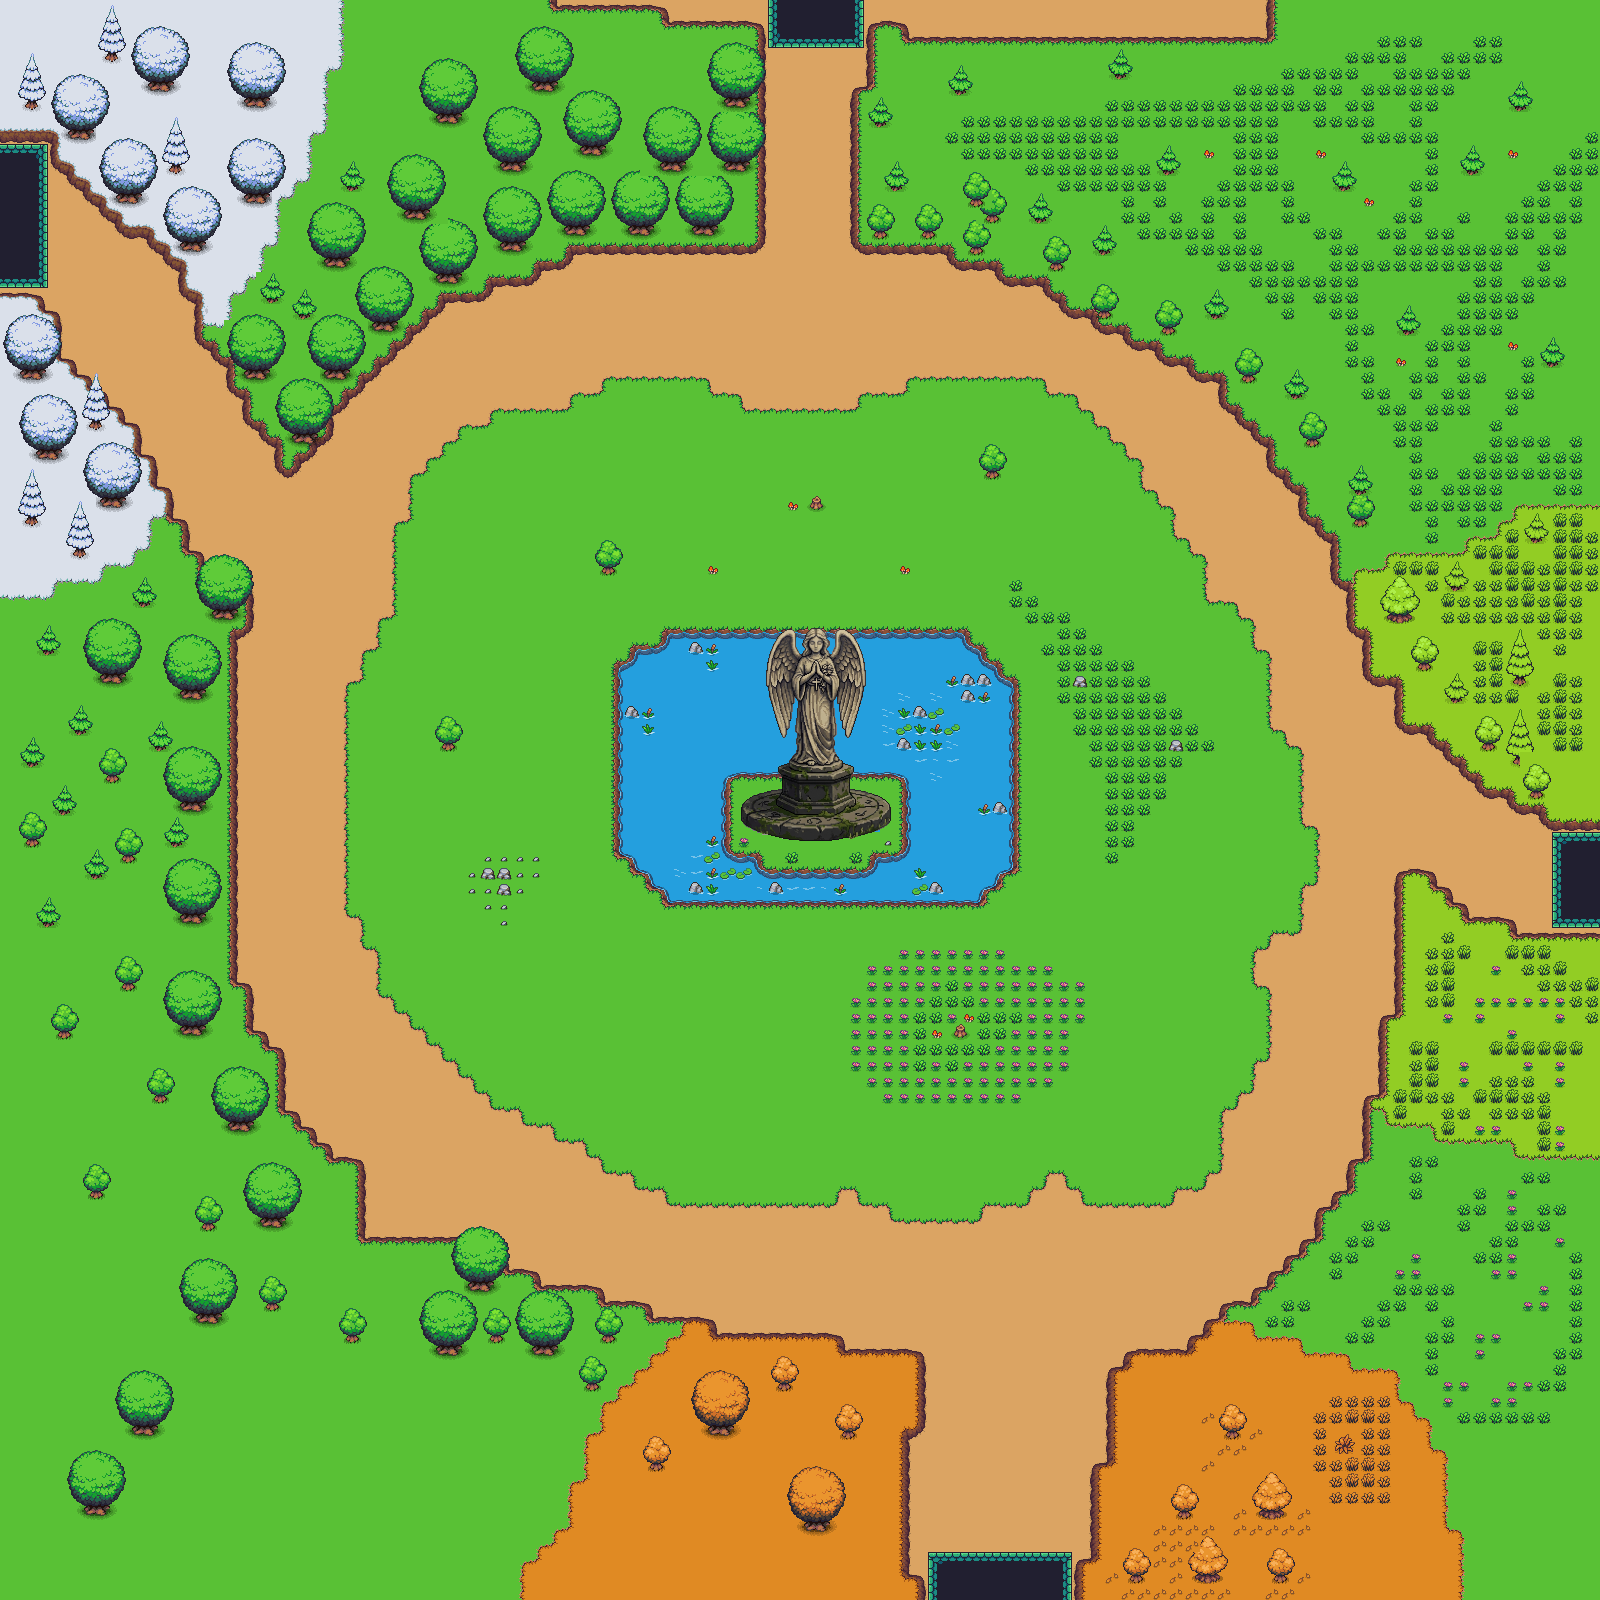

Rendered tile map (Tiled .tmx) drawn with the repository's tilesets; below, a short description and the map source with its tile grids summarised:
An orthogonal 100x100 tile map with 16x16 px tiles, 3 tile layers (Path, Background, Foreground), 10 tilesets and 153 objects (11x Up_Right, 10x DropOff, 7x Down_Right, 4x ZoneSpot, 4x Portal, ...).

<map version="1.10" tiledversion="1.11.2" orientation="orthogonal" renderorder="right-down" width="100" height="100" tilewidth="16" tileheight="16" infinite="0" nextlayerid="7" nextobjectid="238">
 <tileset firstgid="1" source="survivor_test.tsx" />
 <tileset firstgid="243" source="forrest.tsx" />
 <tileset firstgid="507" source="enemy.tsx" />
 <tileset firstgid="508" source="Summer_Tiles.tsx" />
 <tileset firstgid="1060" source="Summer_Trees.tsx" />
 <tileset firstgid="1170" source="Fall_Tiles.tsx" />
 <tileset firstgid="1722" source="Fall_Trees.tsx" />
 <tileset firstgid="1832" source="Winter_Tiles.tsx" />
 <tileset firstgid="2384" source="Winter_Trees.tsx" />
 <tileset firstgid="2564" source="Statue.tsx" />
 <layer id="5" name="Path" width="100" height="100">
  <data>[10000 cells, 10000 non-empty, 2 distinct tile ids]</data>
 </layer>
 <layer id="1" name="Background" width="100" height="100">
  <data>[10000 cells, 8160 non-empty, 90 distinct tile ids]</data>
 </layer>
 <layer id="4" name="Foreground" width="100" height="100">
  <data>[10000 cells, 2455 non-empty, 301 distinct tile ids]</data>
 </layer>
 <objectgroup id="6" name="Statue">
  <object id="220" type="DropOff" x="656" y="896" width="336" height="16" />
  <object id="221" type="DropOff" x="992" y="880" width="16" height="16" />
  <object id="222" type="DropOff" x="1008" y="672" width="16" height="208" />
  <object id="223" type="DropOff" x="992" y="656" width="16" height="16" />
  <object id="224" type="DropOff" x="976" y="640" width="16" height="16" />
  <object id="225" type="DropOff" x="656" y="624" width="320" height="16" />
  <object id="226" type="DropOff" x="624" y="640" width="32" height="16" />
  <object id="227" type="DropOff" x="608" y="656" width="16" height="208" />
  <object id="228" type="DropOff" x="624" y="864" width="16" height="16" />
  <object id="229" type="DropOff" x="640" y="880" width="16" height="16" />
  <object id="232" type="Gift" x="944" y="1008" />
  <object id="234" type="ZoneSpot" x="1184" y="736">
   <point />
  </object>
  <object id="235" type="ZoneSpot" x="816" y="448">
   <point />
  </object>
  <object id="236" type="ZoneSpot" x="416" y="752">
   <point />
  </object>
  <object id="237" type="ZoneSpot" x="848" y="1104">
   <point />
  </object>
 </objectgroup>
 <objectgroup id="2" name="Collisions">
  <object id="65" type="Right" x="624" y="672" width="16" height="176" />
  <object id="68" type="Down_Right" x="976" y="864" width="16" height="16" />
  <object id="69" type="Up_Right" x="960" y="656" width="16" height="16" />
  <object id="70" type="Up_Right" x="976" y="672" width="16" height="16" />
  <object id="71" type="Down_Right" x="640" y="656" width="32" height="16" />
  <object id="72" type="Up_Right" x="656" y="864" width="16" height="16" />
  <object id="73" type="Up_Right" x="640" y="848" width="16" height="16" />
  <object id="74" type="Top_Right" x="864" y="96" width="96" height="144" />
  <object id="76" type="Top_Right" x="960" y="240" width="48" height="16" />
  <object id="77" x="1008" y="256" width="48" height="16" />
  <object id="78" x="1056" y="272" width="32" height="16" />
  <object id="79" x="1072" y="288" width="48" height="16" />
  <object id="80" x="1104" y="304" width="48" height="16" />
  <object id="81" x="1136" y="320" width="48" height="16" />
  <object id="82" x="1168" y="336" width="48" height="16" />
  <object id="83" x="1200" y="352" width="32" height="16" />
  <object id="84" x="1232" y="368" width="16" height="32" />
  <object id="85" x="1248" y="400" width="16" height="16" />
  <object id="87" x="1264" y="416" width="16" height="16" />
  <object id="88" x="1280" y="432" width="16" height="32" />
  <object id="89" x="1296" y="464" width="16" height="16" />
  <object id="90" x="1312" y="480" width="16" height="32" />
  <object id="91" x="1328" y="512" width="16" height="16" />
  <object id="92" x="1344" y="528" width="16" height="48" />
  <object id="93" x="1360" y="576" width="16" height="48" />
  <object id="95" x="1376" y="624" width="32" height="48" />
  <object id="96" x="1408" y="672" width="32" height="48" />
  <object id="97" x="1440" y="720" width="16" height="16" />
  <object id="98" x="1456" y="736" width="16" height="16" />
  <object id="99" x="1472" y="752" width="16" height="16" />
  <object id="100" x="1488" y="768" width="32" height="16" />
  <object id="101" x="1520" y="784" width="32" height="16" />
  <object id="102" x="1504" y="944" width="96" height="16" />
  <object id="103" x="1456" y="928" width="48" height="16" />
  <object id="104" x="1440" y="912" width="16" height="16" />
  <object id="105" x="1424" y="896" width="16" height="16" />
  <object id="106" x="1408" y="880" width="16" height="144" />
  <object id="107" x="1392" y="1024" width="16" height="80" />
  <object id="108" x="1376" y="1104" width="16" height="64" />
  <object id="110" x="1360" y="1168" width="16" height="32" />
  <object id="111" x="1344" y="1200" width="16" height="16" />
  <object id="112" x="1328" y="1216" width="16" height="32" />
  <object id="113" x="1312" y="1248" width="16" height="16" />
  <object id="114" x="1296" y="1264" width="16" height="16" />
  <object id="115" x="1280" y="1280" width="16" height="16" />
  <object id="116" x="1264" y="1296" width="16" height="16" />
  <object id="117" x="1232" y="1312" width="32" height="16" />
  <object id="118" x="1216" y="1328" width="16" height="16" />
  <object id="119" x="1200" y="1344" width="16" height="16" />
  <object id="120" x="1136" y="1360" width="64" height="16" />
  <object id="121" x="1120" y="1376" width="16" height="96" />
  <object id="122" x="1104" y="1472" width="16" height="96" />
  <object id="123" x="880" y="1424" width="16" height="160" />
  <object id="124" x="896" y="1360" width="16" height="64" />
  <object id="125" x="832" y="1360" width="64" height="16" />
  <object id="126" x="704" y="1344" width="128" height="16" />
  <object id="127" x="640" y="1328" width="64" height="16" />
  <object id="128" x="592" y="1312" width="48" height="16" />
  <object id="129" x="528" y="1296" width="64" height="16" />
  <object id="130" x="496" y="1280" width="32" height="16" />
  <object id="131" x="464" y="1264" width="32" height="16" />
  <object id="132" x="352" y="1248" width="112" height="16" />
  <object id="133" x="320" y="1168" width="32" height="80" />
  <object id="134" x="304" y="1152" width="16" height="16" />
  <object id="135" x="288" y="1136" width="16" height="16" />
  <object id="136" x="272" y="1120" width="16" height="16" />
  <object id="137" x="256" y="1056" width="16" height="64" />
  <object id="138" x="240" y="1040" width="16" height="16" />
  <object id="139" x="224" y="992" width="16" height="48" />
  <object id="140" x="208" y="624" width="16" height="368" />
  <object id="141" type="Bottom_Left" x="192" y="592" width="48" height="32" />
  <object id="142" x="176" y="560" width="16" height="32" />
  <object id="143" x="160" y="528" width="16" height="32" />
  <object id="144" x="144" y="496" width="16" height="32" />
  <object id="145" x="128" y="464" width="16" height="32" />
  <object id="146" x="112" y="432" width="16" height="32" />
  <object id="147" x="96" y="416" width="16" height="16" />
  <object id="148" x="80" y="400" width="16" height="16" />
  <object id="149" x="64" y="384" width="16" height="16" />
  <object id="150" x="48" y="368" width="16" height="16" />
  <object id="151" x="32" y="320" width="16" height="48" />
  <object id="152" x="64" y="128" width="16" height="32" />
  <object id="153" x="80" y="160" width="16" height="16" />
  <object id="154" x="96" y="176" width="16" height="16" />
  <object id="155" x="112" y="192" width="16" height="16" />
  <object id="156" x="128" y="208" width="32" height="16" />
  </objectgroup>
 <objectgroup id="3" name="Spawners">
  <!-- 4 objects omitted --></objectgroup>
</map>
<!-- 52 of 153 objects omitted -->
